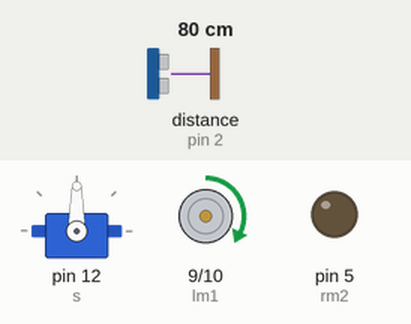
A sketch run on a simulated Arduino Uno, built with avr-gcc and run on an emulated ATmega328P. Parts: servo, motor-driver pin pairs drawn as motors (green arrow = first pin HIGH = forward, orange = second pin HIGH = backward, longer = more drive), output pins drawn as LEDs (lit = HIGH). Wiring (inferred from the names in the program): ultrasonic range finder: trigger pin 3; echo pin 2. Inputs (shaded band) come from the test bench; at power-on: distance to the obstacle (sensor on pin 2) 80 cm. The echo pulse lasts 58.3 µs per cm; pins used as bus, display or sensor lines are not drawn; what the sketch prints to the serial monitor is not drawn.

Above: at 1.2 s.
1.3 s: distance to the obstacle (sensor on pin 2) set to 2 cm
At 1.7 s:
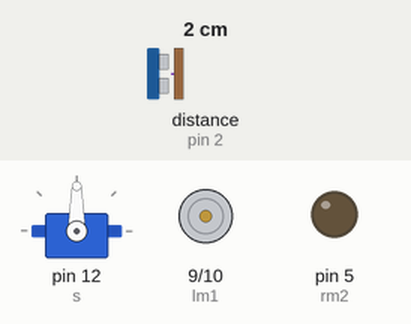
2.8 s: distance to the obstacle (sensor on pin 2) set to 19 cm
4.7 s: distance to the obstacle (sensor on pin 2) set to 23 cm
At 5.8 s:
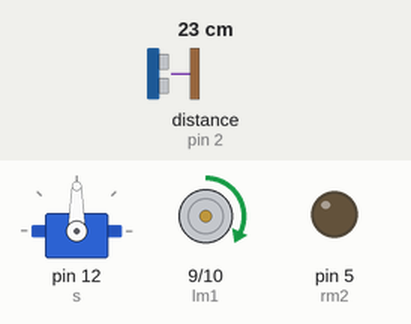
Timing chart, 0 to 7.7 s (numbered marks = the images above; inputs shaded):
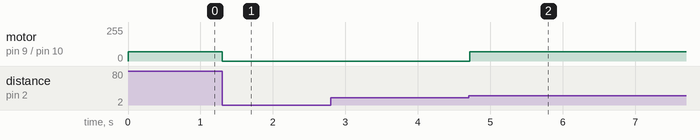

Measured:
- the behaviour switches between 20 and 21 cm on distance to the obstacle (sensor on pin 2) (found by bisection; images 1 and 2)
- after the input at 1.3 s, motor on pin 9 (lm1) / pin 10 (lm2): forward 70/255 → stopped at once
- after the input at 2.8 s, every drawn part: stays the same
- after the input at 4.7 s, motor on pin 9 (lm1) / pin 10 (lm2): stopped → forward 70/255 at once

The sketch:

Obstacle_Avoiding_with_Servo.ino
```cpp
#include<Servo.h>
#define trigPin 3
#define echoPin 2
#define rm1 3
#define rm2 5
#define lm1 9
#define lm2 10
Servo s;
long duration, distance;

void setup() {
  Serial.begin(9600);
  s.attach(12);
  pinMode(trigPin, OUTPUT);
  pinMode(echoPin, INPUT);
  pinMode(rm1,OUTPUT);
  pinMode(rm2,OUTPUT);
  pinMode(lm1,OUTPUT);
  pinMode(lm2,OUTPUT);
}

void straight()
{
  analogWrite(rm1,70);
  analogWrite(rm2,0);
  analogWrite(lm1,70);
  analogWrite(lm2,0);
}

void Stop()
{
  analogWrite(rm1,0);
  analogWrite(rm2,0);
  analogWrite(lm1,0);
  analogWrite(lm2,0);
}

void right()
{
  analogWrite(rm1,0);
  analogWrite(rm2,0);
  analogWrite(lm1,70);
  analogWrite(lm2,0);
}

void left()
{
  analogWrite(rm1,70);
  analogWrite(rm2,0);
  analogWrite(lm1,0);
  analogWrite(lm2,0);
}

void SonarSensor()
{
  digitalWrite(trigPin, LOW);
  delayMicroseconds(2);
  digitalWrite(trigPin, HIGH);
  delayMicroseconds(10);
  digitalWrite(trigPin, LOW);
  duration = pulseIn(echoPin, HIGH);
  distance = (duration/2) / 29.1;
}

void loop() {
  SonarSensor();
  Serial.println("Distance = "+distance);
  if(distance>=20)
  {
    straight();
  }
  else
  {
    left();
  }
}
```
